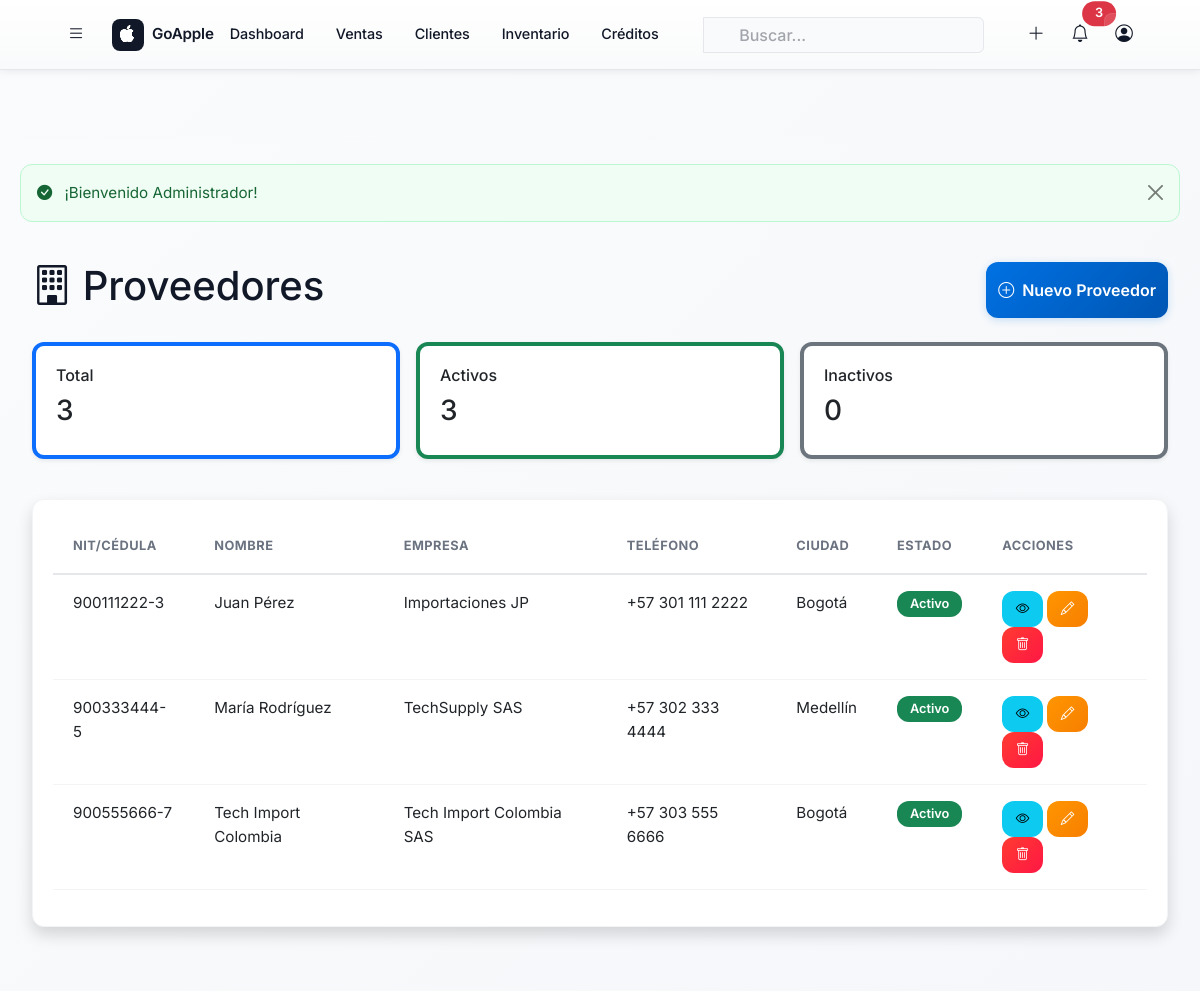
The page /views/proveedores/lista.php (signed in) on the database its author committed.
### tables this page shows
CREATE TABLE proveedores (
    id INT AUTO_INCREMENT PRIMARY KEY,
    nombre VARCHAR(100) NOT NULL,
    empresa VARCHAR(150),
    nit_cedula VARCHAR(20) NOT NULL UNIQUE,
    telefono VARCHAR(20),
    email VARCHAR(100),
    direccion TEXT,
    ciudad VARCHAR(100),
    pais VARCHAR(100) DEFAULT 'Colombia',
    estado ENUM('activo', 'inactivo') DEFAULT 'activo',
    fecha_registro TIMESTAMP DEFAULT CURRENT_TIMESTAMP,
    INDEX idx_nit (nit_cedula),
    INDEX idx_estado (estado)
);

### config/env.php (called while the page is built)
<?php
return [
    'DB_HOST' => 'localhost',
    'DB_NAME' => 'goapple_pos',
    'DB_USER' => 'root',
    'DB_PASS' => '',
    'DB_CHARSET' => 'utf8mb4',
    'APP_DEBUG' => true,
    'APP_URL' => 'http://goapple.test',
    'APP_TIMEZONE' => 'America/Bogota',
];

### config/database.php (called while the page is built, shortened)
<?php
class Database {
    private static $instance = null;
    private $conn;
    private $host;
    private $db_name;
    private $username;
    private $password;
    private $charset;
    private function __construct() {
        $env = require __DIR__ . '/env.php';
        $this->host = $env['DB_HOST'];
        $this->db_name = $env['DB_NAME'];
        $this->username = $env['DB_USER'];
        $this->password = $env['DB_PASS'];
        $this->charset = $env['DB_CHARSET'];
    }
    public static function getInstance() {
        if (self::$instance === null) {
            self::$instance = new self();
        }
        return self::$instance;
    }
    private function connect() {
        $this->conn = null;
        try {
            $dsn = "mysql:host=" . $this->host . ";dbname=" . $this->db_name . ";charset=" . $this->charset;
            $options = [
                PDO::ATTR_ERRMODE => PDO::ERRMODE_EXCEPTION,
                PDO::ATTR_DEFAULT_FETCH_MODE => PDO::FETCH_ASSOC,
                PDO::ATTR_EMULATE_PREPARES => false,
                PDO::MYSQL_ATTR_INIT_COMMAND => "SET NAMES utf8mb4"
            ];
            $this->conn = new PDO($dsn, $this->username, $this->password, $options);
        } catch(PDOException $e) {
            error_log("Error de conexión: " . $e->getMessage());
            die("Error de conexión a la base de datos. Por favor contacte al administrador.");
        }
    }
    public function getConnection() {
        return $this->conn;
    }
}

### models/Proveedor.php (called while the page is built, shortened)
<?php
require_once __DIR__ . '/../config/database.php';
class Proveedor {
    private $conn;
    private $table = 'proveedores';
    public function __construct() {
        $database = Database::getInstance();
        $this->conn = $database->getConnection();
    }
    public function obtenerTodos($filtros = []) {
        $where = [];
        $params = [];
        $whereClause = !empty($where) ? "WHERE " . implode(" AND ", $where) : "";
        $query = "SELECT * FROM " . $this->table . " $whereClause ORDER BY fecha_registro DESC";
        $stmt = $this->conn->prepare($query);
        $stmt->execute($params);
        return $stmt->fetchAll();
    }
    public function obtenerEstadisticasGenerales() {
        $query = "SELECT
                    COUNT(*) as total,
                    SUM(CASE WHEN estado = 'activo' THEN 1 ELSE 0 END) as activos,
                    SUM(CASE WHEN estado = 'inactivo' THEN 1 ELSE 0 END) as inactivos
                  FROM " . $this->table;
        $stmt = $this->conn->prepare($query);
        $stmt->execute();
        return $stmt->fetch();
    }
}

### views/proveedores/lista.php (the view, shortened to what this page needs)
<?php
require_once __DIR__ . '/../../models/Proveedor.php';
$model = new Proveedor();
$proveedores = $model->obtenerTodos($_GET);
$stats = $model->obtenerEstadisticasGenerales();
include __DIR__ . '/../layouts/header.php';
?>
<div class="container-fluid py-4">
    <div class="d-flex justify-content-between mb-4">
        <h1><i class="bi bi-building"></i> Proveedores</h1>
        <a href="<?php echo BASE_URL; ?>/views/proveedores/nuevo.php" class="btn btn-primary">
            <i class="bi bi-plus-circle"></i> Nuevo Proveedor
        </a>
    </div>
    <div class="row g-3 mb-4">
        <div class="col-md-4">
            <div class="card border-start border-primary border-4 shadow-sm">
                <div class="card-body">
                    <h6>Total</h6>
                    <h3><?php echo $stats['total']; ?></h3>
                </div>
            </div>
        </div>
        <div class="col-md-4">
            <div class="card border-start border-success border-4 shadow-sm">
                <div class="card-body">
                    <h6>Activos</h6>
                    <h3><?php echo $stats['activos']; ?></h3>
                </div>
            </div>
        </div>
        <div class="col-md-4">
            <div class="card border-start border-secondary border-4 shadow-sm">
                <div class="card-body">
                    <h6>Inactivos</h6>
                    <h3><?php echo $stats['inactivos']; ?></h3>
                </div>
            </div>
        </div>
    </div>
    <div class="card shadow">
        <div class="card-body">
            <table id="tabla" class="table table-hover">
                <thead>
                    <tr>
                        <th>NIT/Cédula</th>
                        <th>Nombre</th>
                        <th>Empresa</th>
                        <th>Teléfono</th>
                        <th>Ciudad</th>
                        <th>Estado</th>
                        <th>Acciones</th>
                    </tr>
                </thead>
                <tbody>
                    <?php foreach ($proveedores as $p): ?>
                        <tr>
                            <td><?php echo htmlspecialchars($p['nit_cedula']); ?></td>
                            <td><?php echo htmlspecialchars($p['nombre']); ?></td>
                            <td><?php echo htmlspecialchars($p['empresa']); ?></td>
                            <td><?php echo htmlspecialchars($p['telefono']); ?></td>
                            <td><?php echo htmlspecialchars($p['ciudad']); ?></td>
                            <td>
                                <span class="badge bg-<?php echo $p['estado'] === 'activo' ? 'success' : 'secondary'; ?>">
                                    <?php echo ucfirst($p['estado']); ?>
                                </span>
                            </td>
                            <td>
                                <a class="btn btn-sm btn-info" href="<?php echo BASE_URL; ?>/views/proveedores/ver.php?id=<?php echo $p['id']; ?>">
                                    <i class="bi bi-eye"></i>
                                </a>
                                <a class="btn btn-sm btn-warning" href="<?php echo BASE_URL; ?>/views/proveedores/editar.php?id=<?php echo $p['id']; ?>">
                                    <i class="bi bi-pencil"></i>
                                </a>
                                <button class="btn btn-sm btn-danger" onclick="eliminarProveedor(<?php echo $p['id']; ?>)">
                                    <i class="bi bi-trash"></i>
                                </button>
                            </td>
                        </tr>
                    <?php endforeach; ?>
                </tbody>
            </table>
        </div>
    </div>
</div>
<?php include __DIR__ . '/../layouts/footer.php'; ?>

### assets/css/style.css (style rules this page uses)
:root { --apple-blue: #0071e3; --apple-blue-light: #5eb3f6; --apple-blue-dark: #0056b3; --apple-green: #34c759; --apple-orange: #ff9500; --apple-red: #ff3b30; --apple-cyan: #00b4d8; --apple-purple: #af52de; --apple-pink: #ff2d55; --gray-0: #ffffff; --gray-50: #f9fafb; --gray-100: #f3f4f6; --gray-200: #e5e7eb; --gray-300: #d1d5db; --gray-400: #9ca3af; --gray-500: #6b7280; --gray-600: #4b5563; --gray-700: #374151; --gray-800: #1f2937; --gray-900: #111827; --shadow-xs: 0 1px 2px 0 rgba(0, 0, 0, 0.05); --shadow-sm: 0 1px 3px 0 rgba(0, 0, 0, 0.1), 0 1px 2px 0 rgba(0, 0, 0, 0.06); --shadow-md: 0 4px 6px -1px rgba(0, 0, 0, 0.1), 0 2px 4px -1px rgba(0, 0, 0, 0.06); --shadow-lg: 0 10px 15px -3px rgba(0, 0, 0, 0.1), 0 4px 6px -2px rgba(0, 0, 0, 0.05); --shadow-xl: 0 20px 25px -5px rgba(0, 0, 0, 0.1), 0 10px 10px -5px rgba(0, 0, 0, 0.04); --shadow-2xl: 0 25px 50px -12px rgba(0, 0, 0, 0.25); --duration-fast: 100ms; --duration-base: 200ms; --duration-slow: 300ms; --easing: cubic-bezier(0.4, 0, 0.2, 1); }
* { margin: 0; padding: 0; box-sizing: border-box; }
html { scroll-behavior: smooth; -webkit-font-smoothing: antialiased; -moz-osx-font-smoothing: grayscale; }
body { font-family: 'Inter', -apple-system, BlinkMacSystemFont, 'Segoe UI', 'Helvetica Neue', Helvetica, Arial, sans-serif; font-size: 0.95rem; line-height: 1.6; color: var(--gray-900); background: linear-gradient(135deg, #fafbfc 0%, #f5f7fa 100%); min-height: 100vh; transition: background-color var(--duration-base) var(--easing); }
.btn { border-radius: 12px; font-weight: 600; transition: all var(--duration-base) var(--easing); border: none; }
.btn-primary { background: var(--apple-blue); color: white; }
.btn-warning { background: var(--apple-orange); color: white; }
.btn-danger { background: var(--apple-red); color: white; }

### assets/css/mobile.css (style rules this page uses)
:root { --transition-fast: 100ms cubic-bezier(0.4, 0, 0.2, 1); --transition-base: 200ms cubic-bezier(0.4, 0, 0.2, 1); --transition-slow: 300ms cubic-bezier(0.4, 0, 0.2, 1); }
html, body { -webkit-text-size-adjust: 100%; -webkit-font-smoothing: antialiased; -moz-osx-font-smoothing: grayscale; }
body { overflow-x: hidden; }
.table { border-collapse: collapse; width: 100%; }
.table thead { background: #f9fafb; border-bottom: 2px solid #e5e7eb; }
.table th { padding: 1rem 1.25rem; text-align: left; font-size: 0.8rem; font-weight: 700; color: #6b7280; text-transform: uppercase; letter-spacing: 0.5px; }
.table td { padding: 1rem 1.25rem; border-bottom: 1px solid #f3f4f6; }
.btn { border-radius: 12px; font-weight: 600; transition: all var(--transition-base); border: none; cursor: pointer; display: inline-flex; align-items: center; justify-content: center; gap: 0.5rem; min-height: 44px; font-size: 1rem; }
.btn-primary { background: linear-gradient(135deg, #0071e3 0%, #0056b3 100%); color: white; box-shadow: 0 2px 8px rgba(0, 113, 227, 0.2); }
.btn-danger { background: linear-gradient(135deg, #ff3b30 0%, #ff1744 100%); color: white; }
.btn-warning { background: linear-gradient(135deg, #ff9500 0%, #f77f00 100%); color: white; }
.btn-sm { padding: 0.4rem 0.85rem; font-size: 0.85rem; min-height: 36px; }
.card { background: white; border-radius: 12px; border: 1px solid #f3f4f6; box-shadow: 0 1px 3px rgba(0, 0, 0, 0.05); overflow: hidden; margin-bottom: 1rem; transition: all var(--transition-base); }
.card-body { padding: 1.25rem; }
.badge { padding: 0.4rem 0.8rem; border-radius: 12px; font-size: 0.8rem; font-weight: 600; }

### rows shown on the page
proveedores: nit_cedula "900111222-3", nombre "Juan Pérez", empresa "Importaciones JP", telefono "+57 301 111 2222", ciudad "Bogotá", estado "Activo"
proveedores: nit_cedula "900333444-5", nombre "María Rodríguez", empresa "TechSupply SAS", telefono "+57 302 333 4444", ciudad "Medellín", estado "Activo"
proveedores: nit_cedula "900555666-7", nombre "Tech Import Colombia", empresa "Tech Import Colombia SAS", telefono "+57 303 555 6666", ciudad "Bogotá", estado "Activo"

### other values the page prints
$flash['mensaje'] "¡Bienvenido Administrador!"
$stats['total'] "3"
$stats['activos'] "3"
$stats['inactivos'] "0"
